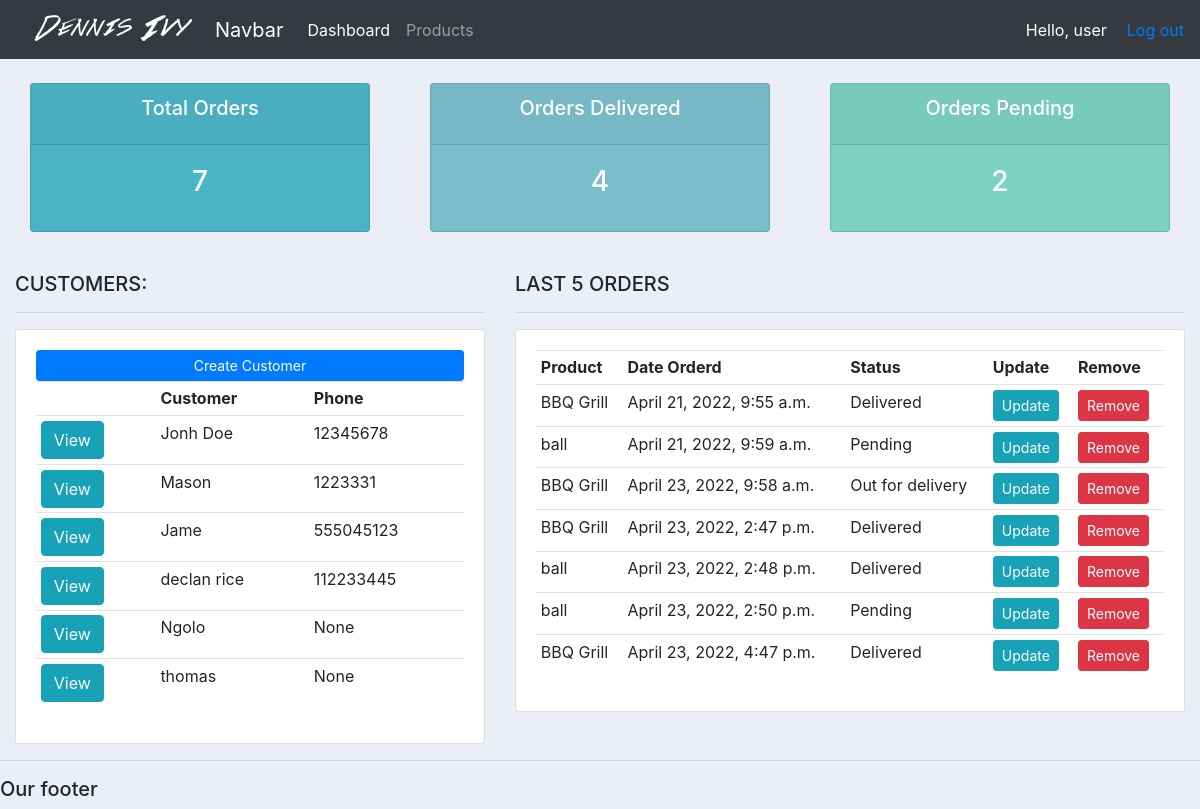
The app's page / (signed in) with its own data.
### accounts/models.py (models this page shows, shortened)
class Customer(models.Model):
	user = models.OneToOneField(User, null=True,blank=True, on_delete=models.CASCADE)
	name = models.CharField(max_length=200, null=True)
	phone = models.CharField(max_length=200, null=True)
	email = models.CharField(max_length=200, null=True)
	profile_pic =models.ImageField(default="profile_pic.png", null=True,blank=True)
	date_created = models.DateTimeField(auto_now_add=True, null=True)

class Order(models.Model):
	STATUS = (
			('Pending', 'Pending'),
			('Out for delivery', 'Out for delivery'),
			('Delivered', 'Delivered'),
			)
	customer = models.ForeignKey(Customer, null=True, on_delete= models.SET_NULL)
	product = models.ForeignKey(Product, null=True, on_delete= models.SET_NULL)
	date_created = models.DateTimeField(auto_now_add=True, null=True)
	status = models.CharField(max_length=200, null=True, choices=STATUS)
	note=models.CharField(max_length=1000, null=True)

class Product(models.Model):
	CATEGORY = (
			('Indoor', 'Indoor'),
			('Out Door', 'Out Door'),
			)
	name = models.CharField(max_length=200, null=True)
	price = models.FloatField(null=True)
	category = models.CharField(max_length=200, null=True, choices=CATEGORY)
	description = models.CharField(max_length=200, null=True, blank=True)
	date_created = models.DateTimeField(auto_now_add=True, null=True)
	tags = models.ManyToManyField(Tag)
	def __str__(self):
		return self.name

### accounts/decorators.py (the view)
	def wrapper_function(request, *args, **kwargs):
		group = None
		if request.user.groups.exists():
			group = request.user.groups.all()[0].name
		if group == 'customer':
			return redirect('user')
		if group == 'admin':
			return view_func(request, *args, **kwargs)

### accounts/views.py (called while the page is built)
@login_required(login_url='login')
@admin_only
def home(request):
    orders = Order.objects.all()
    customers = Customer.objects.all()
    total_customers = customers.count()
    total_orders = orders.count()
    delivered = orders.filter(status ='Delivered').count()
    pending = orders.filter(status = 'Pending').count()
    context = {'orders':orders , 'customers':customers,'total_customers':total_customers,'total_orders':total_orders,'delivered':delivered,'pending':pending}
    return render(request,'accounts/dashboard.html',context)

### accounts/templates/accounts/dashboard.html
{%  extends 'accounts/main.html' %}
{% block content %}
{%  include 'accounts/status.html' %}
<br>
<div class="row">
	<div class="col-md-5">
		<h5>CUSTOMERS:</h5>
		<hr>
		<div class="card card-body">
			<a class="btn btn-primary  btn-sm btn-block" href="">Create Customer</a>
			<table class="table table-sm">
				<tr>
					<th></th>
					<th>Customer</th>
					<th>Phone</th>
				</tr>
				{% for customer in customers %}
					<tr>
						<td><a class="btn btn-info" href="{% url 'customer' customer.id %}">View</a> </td>
						<td> {{customer.name}} </td>
						<td> {{customer.phone}} </td>
					</tr>
				{% endfor %}
			</table>
		</div>
	</div>
	<div class="col-md-7">
		<h5>LAST 5 ORDERS</h5>
		<hr>
		<div class="card card-body">
			<table class="table table-sm">
				<tr>
					<th>Product</th>
					<th>Date Orderd</th>
					<th>Status</th>
					<th>Update</th>
					<th>Remove</th>
				</tr>
				{% for order in orders %}
					<tr>
						<td> {{order.product}} </td>
						<td> {{order.date_created}} </td>
						<td> {{order.status}} </td>
						<td> <a class = "btn btn-sm btn-info" href ="{% url 'updateOrder' order.id %}">Update</a> </td>
						<td> <a class = "btn btn-sm btn-danger" href ="{% url 'deleteOrder' order.id %}">Remove</a> </td>
					</tr>
				{% endfor %}
			</table>
		</div>
	</div>
</div>
{% endblock %}

### accounts/templates/accounts/navbar.html (shortened to what this page needs)
{% load static %}
<nav class="navbar navbar-expand-lg navbar-dark bg-dark">
  <img src="{% static 'images/logo.png' %}">
  <a class="navbar-brand" href="#">Navbar</a>
  <div class="collapse navbar-collapse" id="navbarNav">
    <ul class="navbar-nav">
      {% if request.user.is_staff %}
      <li class="nav-item active">
        <a class="nav-link" href="{% url 'home' %}">Dashboard</a>
      </li>
      <li class="nav-item">
        <a class="nav-link" href="{% url 'products' %}">Products</a>
      </li>
      {% else %}
       <li class="nav-item">
        <a class="nav-link" href="{% url 'accountSetting' %}">Settings</a>
      </li>
      {% endif %}
    </ul>
  </div>
  <span style="color:white; margin-right:20px" >Hello, {{request.user}}</span>
  <span><a href = "{% url 'logout' %}">Log out</a></span>
</nav>

### accounts/templates/accounts/status.html
<br>
<div class="row">
	<div class="col">
		<div class="col-md">
			<div class="card text-center text-white  mb-3" id="total-orders">
			  	<div class="card-header">
			  		<h5 class="card-title">Total Orders</h5>
			  	</div>
			  	<div class="card-body">
			    	<h3 class="card-title">{{total_orders}}</h3>
			  	</div>
			</div>
		</div>
	</div>
	<div class="col">
		<div class="col-md">
			<div class="card text-center text-white  mb-3" id="orders-delivered">
			  	<div class="card-header">
			  		<h5 class="card-title">Orders Delivered</h5>
			  	</div>
			  	<div class="card-body">
			    	<h3 class="card-title">{{delivered}}</h3>
			  	</div>
			</div>
		</div>
	</div>
	<div class="col">
		<div class="col-md">
			<div class="card text-center text-white  mb-3" id="orders-pending">
			  	<div class="card-header">
			  		<h5 class="card-title">Orders Pending</h5>
			  	</div>
			  	<div class="card-body">
			    	<h3 class="card-title">{{pending}}</h3>
			  	</div>
			</div>
		</div>
	</div>
</div>

### static/css/main.css (style rules this page uses)
body { background-color: #ebeff5; }
#total-orders { background-color: #4cb4c7; }
#orders-delivered { background-color: #7abecc; }
#orders-pending { background-color: #7CD1C0; }

### records on screen
Customer: name "Jonh Doe", phone "12345678"
Customer: name "Mason", phone "1223331"
Customer: name "Jame", phone "555045123"
Customer: name "declan rice", phone "112233445"
Customer: name "Ngolo", phone "None"
Customer: name "thomas", phone "None"
Order: product "BBQ Grill", date_created "April 21, 2022, 9:55 a.m.", status "Delivered"
Order: product "ball", date_created "April 21, 2022, 9:59 a.m.", status "Pending"
Order: product "BBQ Grill", date_created "April 23, 2022, 9:58 a.m.", status "Out for delivery"
Order: product "BBQ Grill", date_created "April 23, 2022, 2:47 p.m.", status "Delivered"
Order: product "ball", date_created "April 23, 2022, 2:48 p.m.", status "Delivered"
Order: product "ball", date_created "April 23, 2022, 2:50 p.m.", status "Pending"
Order: product "BBQ Grill", date_created "April 23, 2022, 4:47 p.m.", status "Delivered"

### other values on screen
{{ request.user }} "user"
{{ total_orders }} "7"
{{ delivered }} "4"
{{ pending }} "2"
